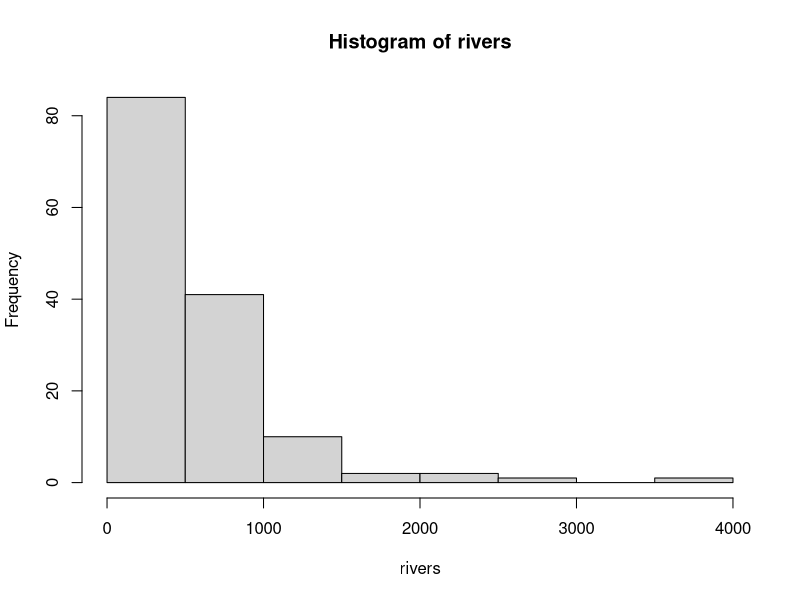
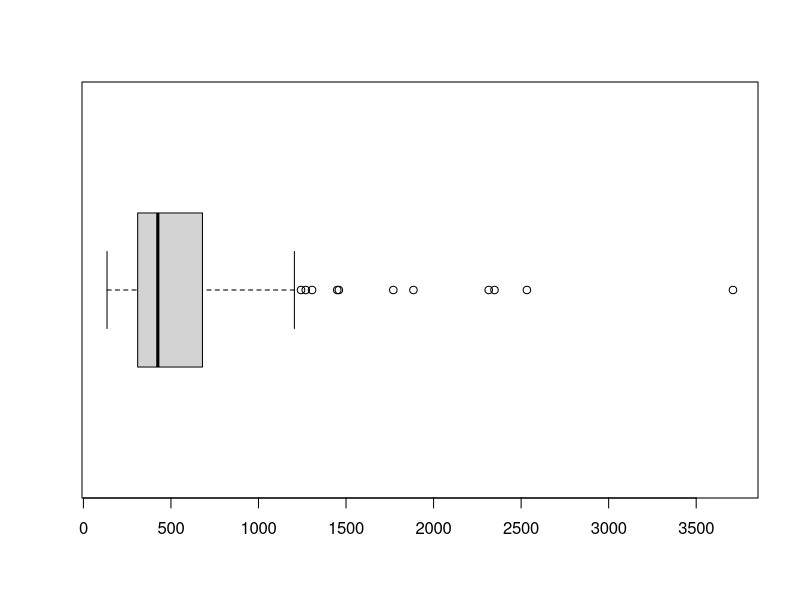
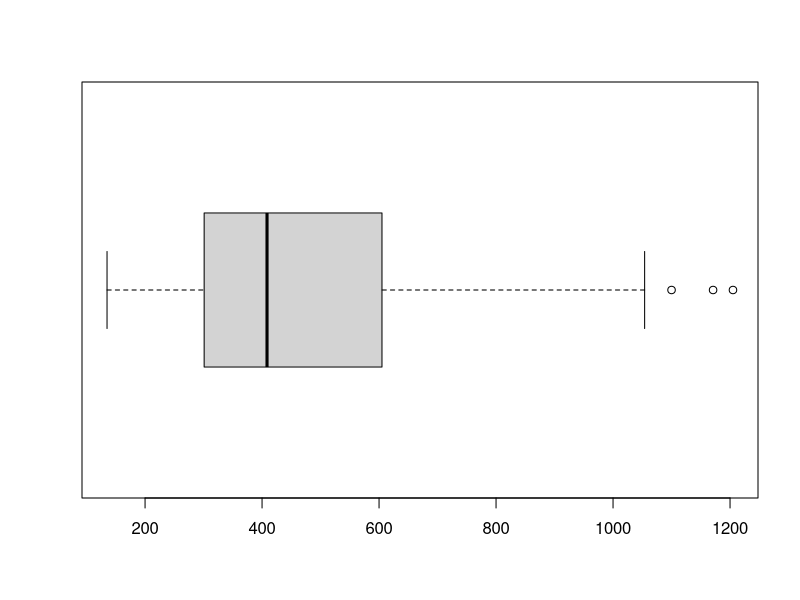
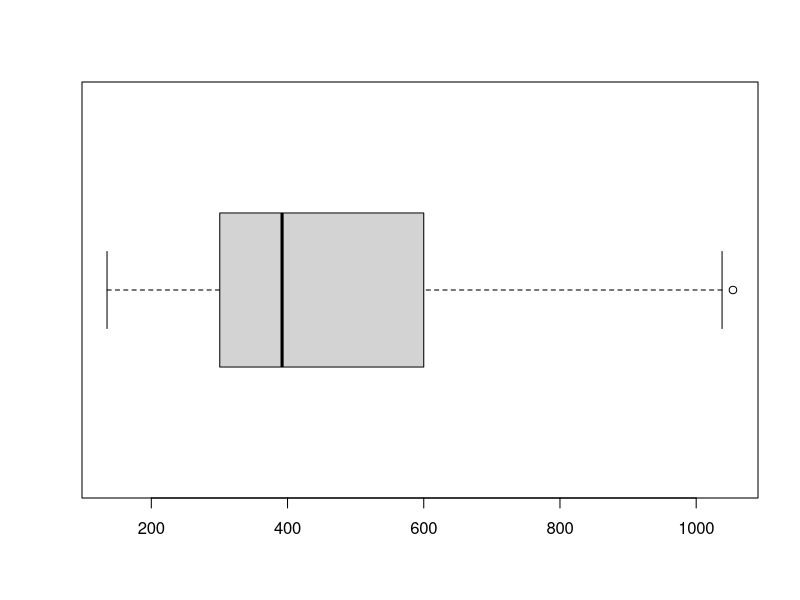
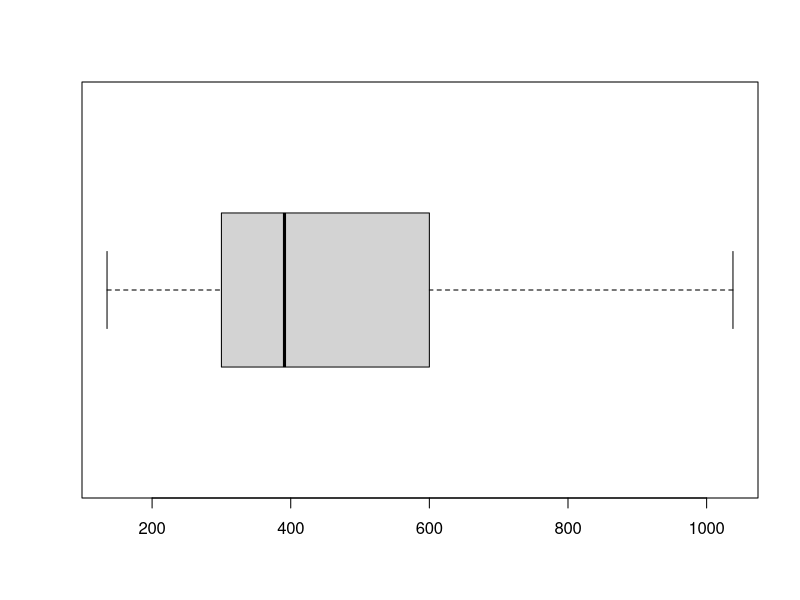

Here is the R script that generated these plots, in order:
## ---- chunk 1
knitr::opts_chunk$set(echo = TRUE)
## ---- chunk 2
library(datasets)
data("rivers")
hist(rivers)
## ---- chunk 3
boxplot(rivers, horizontal = TRUE)
## ---- chunk 4
boxplot.stats(rivers)
## ---- chunk 5
rivers_sinout <- rivers[rivers < 1240]

boxplot(rivers_sinout, horizontal = TRUE)
## ---- chunk 6
boxplot.stats(rivers_sinout)
## ---- chunk 7
rivers_sinout1 <- rivers[rivers < 1100]

boxplot(rivers_sinout1, horizontal = TRUE)
## ---- chunk 8
boxplot.stats(rivers_sinout1)
## ---- chunk 9
rivers_sinout2 <- rivers[rivers < 1054]

boxplot(rivers_sinout2, horizontal = TRUE)
## ---- chunk 10
boxplot.stats(rivers_sinout2)
## ---- chunk 11
rivers_out <- rivers[!rivers %in% boxplot.stats(rivers)$out] 
length(rivers) - length(rivers_out)
## ---- chunk 12
library(dplyr)
